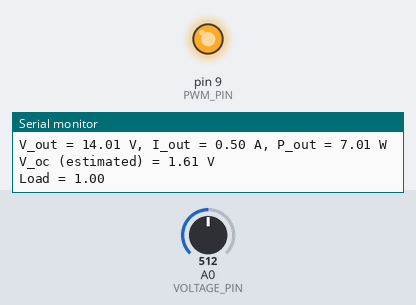
Simulated run of this sketch. Board: Arduino Uno, built with avr-gcc and run on an emulated ATmega328P. Parts: output pins drawn as LEDs (lit = HIGH), the last lines printed to the serial monitor. The inputs (shaded band) are chosen by the test bench; at power-on: A0 (VOLTAGE_PIN) = 512.

Above: at 1.2 s.
1.3 s: A0 (VOLTAGE_PIN) set to 0
At 3.24 s:
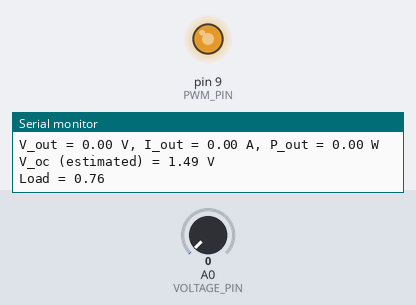
4.3 s: A0 (VOLTAGE_PIN) set to 38
7.3 s: A0 (VOLTAGE_PIN) set to 18
At 10.69 s:
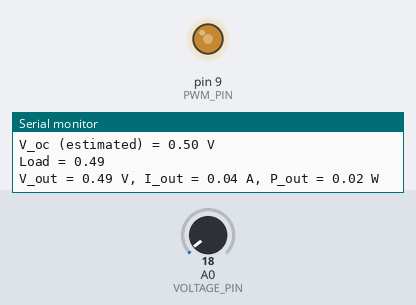
Timing chart, 0 to 16.3 s (numbered marks = the images above; inputs shaded):
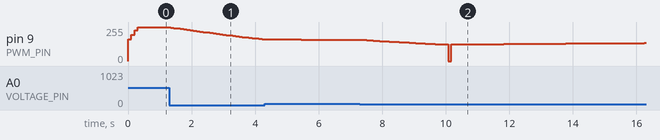

Measured:
- after the input at 1.3 s, pin 9 (PWM_PIN): moves from 255/255 to 163/255 over 2.9 s, starting at once

The sketch:

80cent2.ino
```cpp
// Define constants and variables
#define VOLTAGE_PIN A0 // Analog pin for voltage measurement
#define PWM_PIN 9 // PWM pin for load control
#define V_REF 28.0 // Reference voltage for ADC
#define ADC_MAX 1023 // Maximum value for ADC
#define V_OC_MAX 28.0 // Maximum open-circuit voltage
#define V_OC_MIN 5.0 // Minimum open-circuit voltage
#define V_OC_TARGET 0.8 // Target ratio of output voltage to open-circuit voltage
#define V_OC_TOLERANCE 0.05 // Tolerance for output voltage deviation from target
#define V_OC_CALIBRATION_INTERVAL 10000 // Interval for open-circuit voltage calibration in milliseconds
#define LEARNING_RATE 0.01 // Learning rate for gradient descent algorithm

float v_oc = 0.0; // Estimated open-circuit voltage
float v_out = 0.0; // Measured output voltage
float i_out = 0.0; // Estimated output current
float p_out = 0.0; // Estimated output power
float load = 0.0; // Load value for PWM pin
float error = 0.0; // Error value for gradient descent algorithm
unsigned long last_calibration = 0; // Last time of open-circuit voltage calibration

// Initialize the Arduino
void setup() {
  // Set the PWM pin as output
  pinMode(PWM_PIN, OUTPUT);
  // Set the initial load value
  load = 0.5;
  // Write the load value to the PWM pin
  analogWrite(PWM_PIN, load * 255);
  // Initialize the serial monitor
  Serial.begin(115200);
}

// Main loop
void loop() {
  // Read the voltage from the analog pin
  v_out = analogRead(VOLTAGE_PIN) * V_REF / ADC_MAX;
  // Estimate the output current using Ohm's law
  i_out = v_out / (load * V_REF);
  // Estimate the output power using P = VI
  p_out = v_out * i_out;
  // Print the output voltage, current and power
  Serial.print("V_out = ");
  Serial.print(v_out);
  Serial.print(" V, I_out = ");
  Serial.print(i_out);
  Serial.print(" A, P_out = ");
  Serial.print(p_out);
  Serial.println(" W");
  // Check if it is time to calibrate the open-circuit voltage
  if (millis() - last_calibration > V_OC_CALIBRATION_INTERVAL) {
    // Remove the load
    analogWrite(PWM_PIN, 0);
    // Read the open-circuit voltage
    delay(100); //wait a little for the voltage to stabilize
    v_oc = analogRead(VOLTAGE_PIN) * V_REF / ADC_MAX;
    // Print the open-circuit voltage
    Serial.print("V_oc = ");
    Serial.print(v_oc);
    Serial.println(" V");
    //restore the load
    analogWrite(PWM_PIN, load * 255);
    // Update the last calibration time
    last_calibration = millis();

  } else {
    // Estimate the open-circuit voltage using gradient descent algorithm
//    v_oc = v_oc - LEARNING_RATE * (v_out - V_OC_TARGET * v_oc);
    v_oc = v_oc - LEARNING_RATE * ((V_OC_TARGET * v_oc) - v_out);

    // Print the estimated open-circuit voltage
    Serial.print("V_oc (estimated) = ");
    Serial.print(v_oc);
    Serial.println(" V");
  }
  // Calculate the error between the output voltage and the target voltage
//  error = v_out - V_OC_TARGET * v_oc;
  error = (V_OC_TARGET * v_oc) - v_out;

  // Adjust the load value using gradient descent algorithm
  load = load - LEARNING_RATE * error;
  // Constrain the load value between 0 and 1
  load = constrain(load, 0, 1);
  // Write the load value to the PWM pin
  analogWrite(PWM_PIN, load * 255);
  // Print the load value
  Serial.print("Load = ");
  Serial.println(load);
  // Add a delay
  delay(100);
}
```
